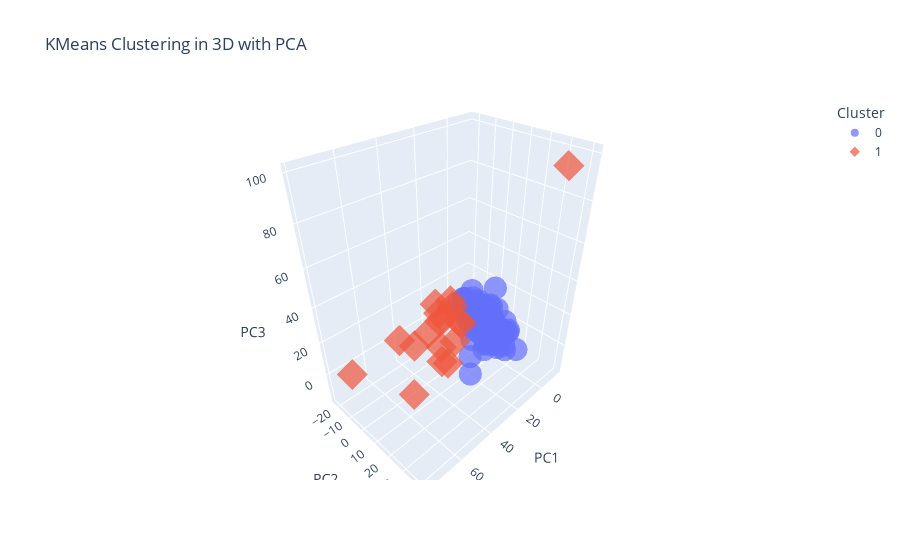

The code cell stored with this chart in its notebook:
### Code cell
df_seq_pathHFiltNorm = '../ai_lab/SmartSeq/HCC1806_SmartS_Filtered_Normalised_3000_Data_train.txt'
df_seq_HFiltNorm = pd.read_csv(df_seq_pathHFiltNorm, delimiter=' ')
df_metaH_path = '../ai_lab/SmartSeq/HCC1806_SmartS_MetaData.tsv'
df_metaH = pd.read_csv(df_metaH_path, delimiter='\t')
df_seq_HFiltNorm = df_seq_HFiltNorm.T
data_scaled = pd.DataFrame(StandardScaler().fit_transform(df_seq_HFiltNorm), columns=df_seq_HFiltNorm.columns)

# Perform KMeans clustering
kmeans = KMeans(n_clusters=2, random_state=42)
cluster_labels = kmeans.fit_predict(data_scaled)
str_labels = [str(label) for label in cluster_labels]
# Add cluster labels to the DataFrame
df_seq_HFiltNorm['cluster'] = cluster_labels
# centroids = kmeans.cluster_centers_

# Perform PCA to reduce the data to 3 dimensions
pca = PCA(n_components=3)
pca_result = pca.fit_transform(data_scaled)

# Create DataFrame for clustered data
df_clustered = pd.DataFrame({
    'PC1': pca_result[:, 0],
    'PC2': pca_result[:, 1],
    'PC3': pca_result[:, 2],
    'Cluster': str_labels
})

# Plot 
fig = px.scatter_3d(df_clustered, x='PC1', y='PC2', z='PC3', color='Cluster',
                     symbol='Cluster', opacity=0.7, size_max=10,
                     title='KMeans Clustering in 3D with PCA')

fig.show()

### Figure 1 — Plotly figure (JSON) as saved in the notebook; plotly's stock layout.template omitted (floating-point values rounded to 4 significant figures; data arrays with more than 128 entries replaced by an {"elided": "..."} marker saying what was removed)
{"data": [{"hovertemplate": "Cluster=0<br>PC1=%{x}<br>PC2=%{y}<br>PC3=%{z}<extra></extra>", "legendgroup": "0", "marker": {"color": "#636efa", "opacity": 0.7, "symbol": "circle"}, "mode": "markers", "name": "0", "scene": "scene", "showlegend": true, "type": "scatter3d", "x": {"elided": "164 float values"}, "y": {"elided": "164 float values"}, "z": {"elided": "164 float values"}}, {"hovertemplate": "Cluster=1<br>PC1=%{x}<br>PC2=%{y}<br>PC3=%{z}<extra></extra>", "legendgroup": "1", "marker": {"color": "#EF553B", "opacity": 0.7, "symbol": "diamond"}, "mode": "markers", "name": "1", "scene": "scene", "showlegend": true, "type": "scatter3d", "x": [26.54, 17.25, 14.49, 3.371, 13.1, 30.68, 42.76, 78.66, 38.65, 19.2, 56.18, 34.03, 9.173, 3.448, 26.55, 11.93, 3.738, 6.967], "y": [-12.78, -2.197, -17.33, -19.3, -14.73, 6.072, -17.0, -5.307, -10.21, -11.74, 9.05, 5.157, -5.438, 41.91, -3.101, -22.78, -17.36, -8.748], "z": [0.3363, -4.756, 4.394, 6.01, 1.872, -5.949, 2.497, 12.51, 0.556, 4.814, -6.823, -3.001, 0.7699, 99.77, -3.577, 6.363, 3.273, -0.412]}], "layout": {"legend": {"title": {"text": "Cluster"}, "tracegroupgap": 0}, "scene": {"domain": {"x": [0, 1], "y": [0, 1]}, "xaxis": {"title": {"text": "PC1"}}, "yaxis": {"title": {"text": "PC2"}}, "zaxis": {"title": {"text": "PC3"}}}, "title": {"text": "KMeans Clustering in 3D with PCA"}}}
